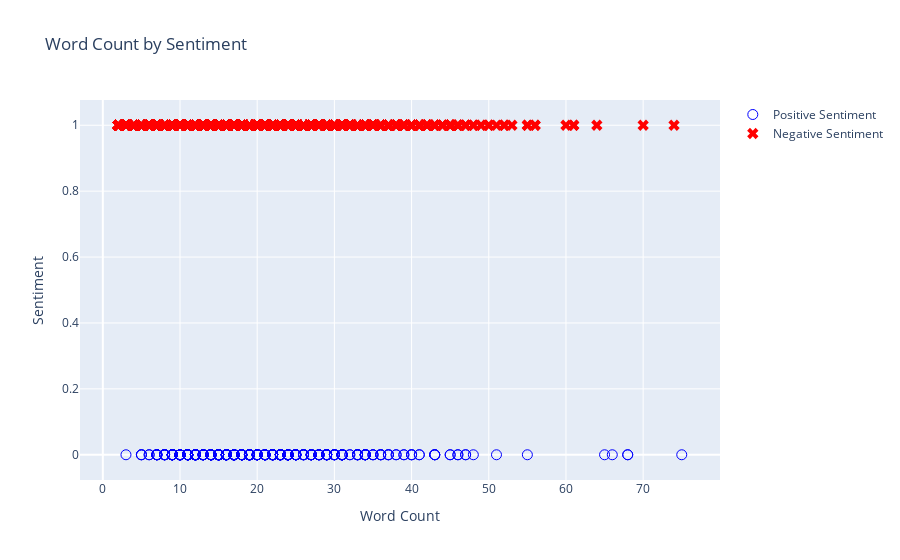

The code cell stored with this chart in its notebook:
### Code cell
import plotly.graph_objects as go

# Create scatter plot using Plotly
fig = go.Figure()

# Add markers for positive sentiment
fig.add_trace(go.Scatter(
    y=wordcnt_sentiment_df[wordcnt_sentiment_df['sentiment'] == 0]['sentiment'],
    x=wordcnt_sentiment_df[wordcnt_sentiment_df['sentiment'] == 0]['word_count'],
    mode='markers',
    text=wordcnt_sentiment_df[wordcnt_sentiment_df['sentiment'] == 0]['word_count'],
    textposition='top center',
    marker=dict(color='blue', symbol='circle-open', size=10),
    name='Positive Sentiment'
))

# Add markers for negative sentiment
fig.add_trace(go.Scatter(
    y=wordcnt_sentiment_df[wordcnt_sentiment_df['sentiment'] == 1]['sentiment'],
    x=wordcnt_sentiment_df[wordcnt_sentiment_df['sentiment'] == 1]['word_count'],
    mode='markers',
    text=wordcnt_sentiment_df[wordcnt_sentiment_df['sentiment'] == 1]['word_count'],
    textposition='top center',
    marker=dict(color='red', symbol='x', size=10),
    name='Negative Sentiment'
))

# Set plot title and axis labels
fig.update_layout(
    title='Word Count by Sentiment',
    xaxis_title='Word Count',
    yaxis_title='Sentiment',
    width=900  # Adjust the width of the plot
)

# Show the plot
fig.show()

### Figure 1 — Plotly figure (JSON) as saved in the notebook; plotly's stock layout.template omitted (floating-point values rounded to 4 significant figures; data arrays with more than 128 entries replaced by an {"elided": "..."} marker saying what was removed)
{"data": [{"marker": {"color": "blue", "size": 10, "symbol": "circle-open"}, "mode": "markers", "name": "Positive Sentiment", "text": {"elided": "451 int values"}, "textposition": "top center", "type": "scatter", "x": {"elided": "451 int values"}, "y": {"elided": "451 int values"}}, {"marker": {"color": "red", "size": 10, "symbol": "x"}, "mode": "markers", "name": "Negative Sentiment", "text": {"elided": "4376 int values"}, "textposition": "top center", "type": "scatter", "x": {"elided": "4376 int values"}, "y": {"elided": "4376 int values"}}], "layout": {"title": {"text": "Word Count by Sentiment"}, "width": 900, "xaxis": {"title": {"text": "Word Count"}}, "yaxis": {"title": {"text": "Sentiment"}}}}
